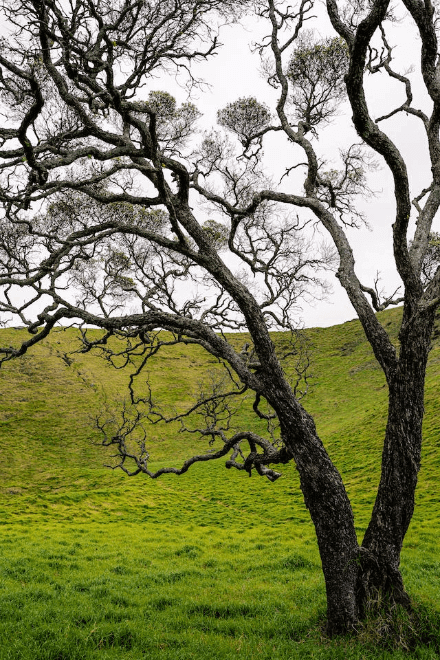
#> input picture image1.png, 440 x 660 px
$ python 8.py
#> lines starting #> are read from the running program, lines starting #| are printed output that depends on the picture
import cv2
import numpy as np
import matplotlib.pyplot as plt

# Load image
image = cv2.imread('image1.png', cv2.IMREAD_GRAYSCALE)
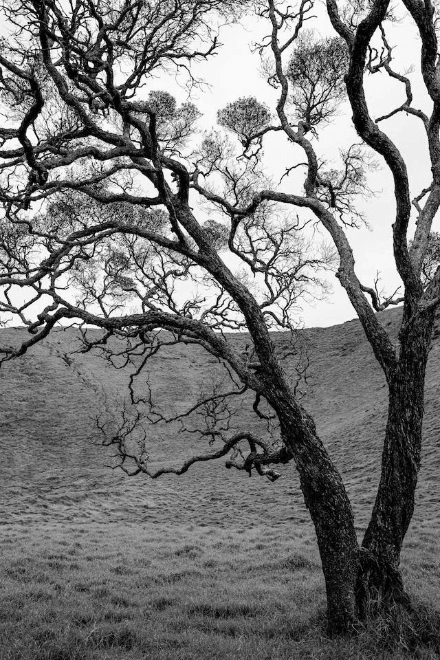
#> image: shape (660, 440); min 2, max 250, mean 120.6

# Convert to float32
float_img = np.float32(image)

# Compute 2D Fourier Transform
dft = cv2.dft(float_img, flags=cv2.DFT_COMPLEX_OUTPUT)

# Shift zero-frequency to center
dft_shift = np.fft.fftshift(dft)

# Calculate magnitude spectrum
magnitude = np.sqrt(dft_shift[:, :, 0]**2 + dft_shift[:, :, 1]**2)

# Log scaling for better visualization
magnitude_log = np.log1p(magnitude)
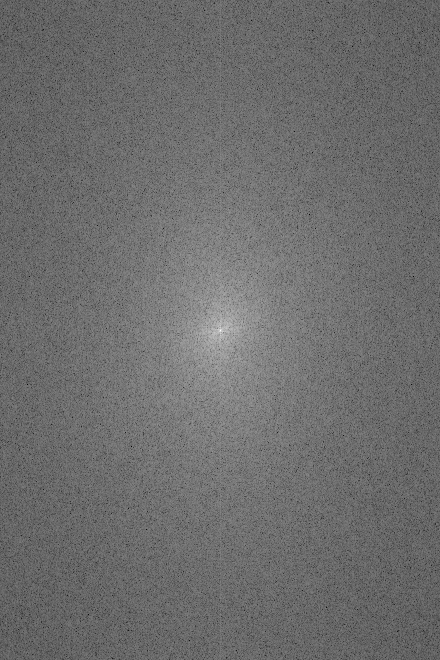
#> magnitude_log: shape (660, 440) float32; min 3.26, max 17.37, mean 9.32; drawn with min black and max white

# Normalize to 0-255 for display
mag_normalized = cv2.normalize(magnitude_log, None, 0, 255, cv2.NORM_MINMAX).astype(np.uint8)

# Display
plt.figure(figsize=(16, 4))

plt.subplot(1, 3, 1)
plt.imshow(image, cmap='gray')
plt.title('Original Image', fontsize=13, fontweight='bold')
plt.axis('off')


plt.subplot(1, 3, 3)
plt.imshow(mag_normalized, cmap='gray')
plt.title('Magnitude (Log Scaled)', fontsize=13, fontweight='bold')
plt.axis('off')

plt.suptitle('2D Fourier Transform - Magnitude Spectrum', fontsize=15, fontweight='bold')
plt.tight_layout()
plt.savefig('fourier_spectrum.png', dpi=100)
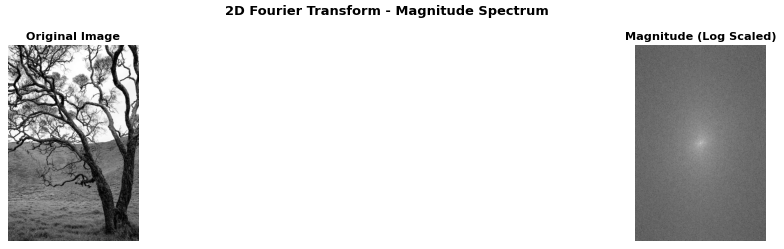
#> figure drawn by matplotlib, 2 panels
plt.show()
